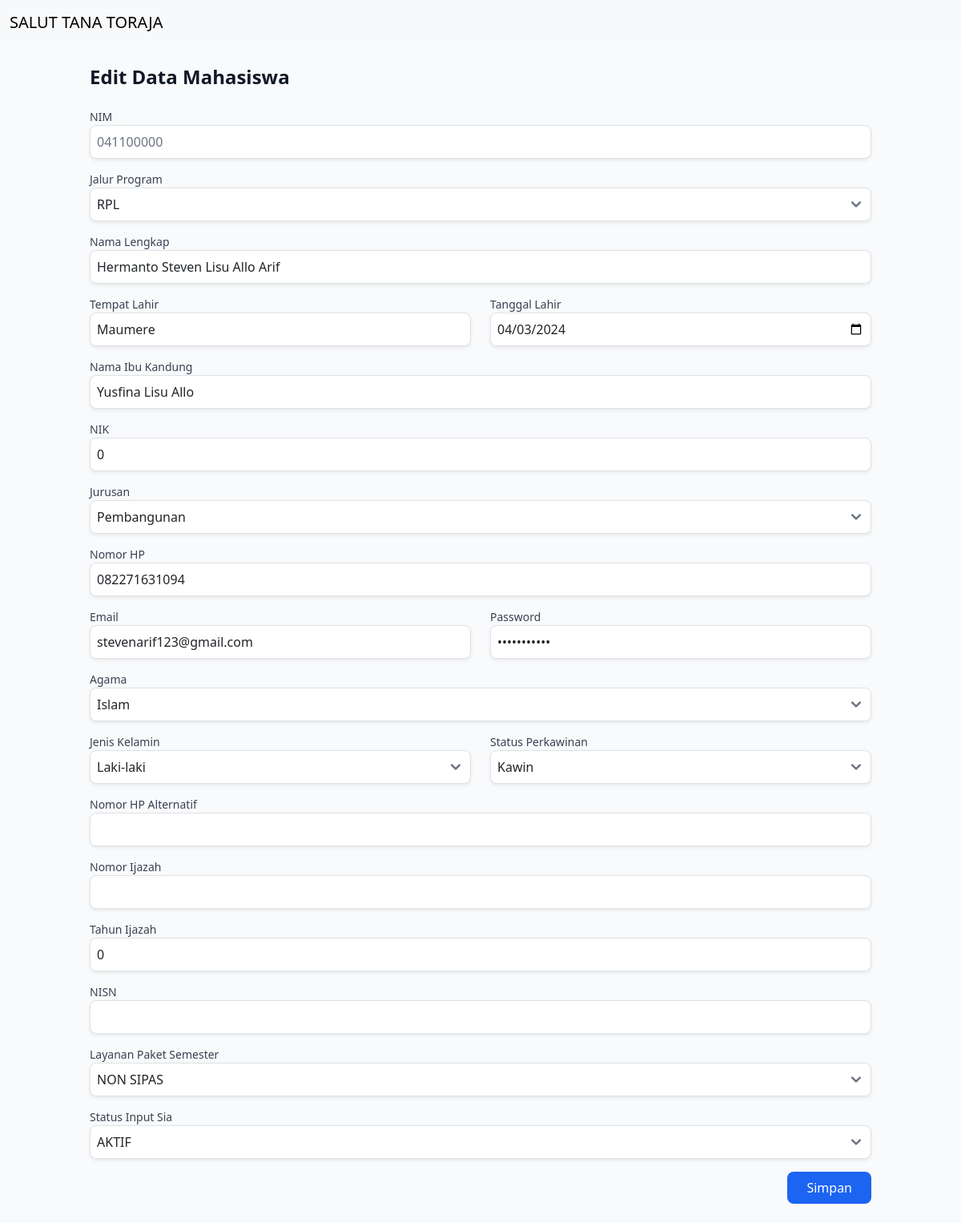
Screenshot of /admin/mahasiswa/edit_data.php?No=362 (signed in) with the database file from the repository.
### tables this page shows
CREATE TABLE `mahasiswa` (
  `No` int(11) NOT NULL AUTO_INCREMENT,
  `Nim` text NOT NULL,
  `JalurProgram` enum('RPL','Reguler') NOT NULL,
  `NamaLengkap` varchar(100) NOT NULL,
  `TempatLahir` varchar(50) DEFAULT NULL,
  `TanggalLahir` date DEFAULT NULL,
  `NamaIbuKandung` varchar(100) DEFAULT NULL,
  `NIK` varchar(16) DEFAULT NULL,
  `Jurusan` varchar(50) DEFAULT NULL,
  `NomorHP` varchar(15) DEFAULT NULL,
  `Email` varchar(255) DEFAULT NULL,
  `Password` varchar(20) NOT NULL,
  `Agama` varchar(20) NOT NULL,
  `JenisKelamin` varchar(20) NOT NULL,
  `StatusPerkawinan` varchar(20) NOT NULL,
  `NomorHPAlternatif` varchar(15) DEFAULT NULL,
  `NomorIjazah` varchar(20) DEFAULT NULL,
  `TahunIjazah` year(4) DEFAULT NULL,
  `NISN` varchar(10) DEFAULT NULL,
  `LayananPaketSemester` varchar(20) NOT NULL,
  `DiInputOleh` varchar(50) DEFAULT NULL,
  `DiInputPada` datetime DEFAULT current_timestamp(),
  `DiEditPada` datetime NOT NULL DEFAULT current_timestamp(),
  `STATUS_INPUT_SIA` varchar(50) NOT NULL,
  PRIMARY KEY (`No`),
  UNIQUE KEY `NIK` (`NIK`)
);

### admin/mahasiswa/edit_data.php (the view, shortened to what this page needs)
<?php
require_once "../koneksi.php";
$no = $_GET['No'];
$query = "SELECT * FROM mahasiswa WHERE No = ?";
$stmt = mysqli_prepare($koneksi, $query);
mysqli_stmt_bind_param($stmt, "i", $no);
mysqli_stmt_execute($stmt);
$result = mysqli_stmt_get_result($stmt);
$mahasiswa = mysqli_fetch_assoc($result);
$query_jurusan = "SELECT nama_jurusan FROM jurusan";
$result_jurusan = mysqli_query($koneksi, $query_jurusan);
$jurusan = [];
while($row = mysqli_fetch_assoc($result_jurusan)) {
    $jurusan[$row['nama_jurusan']] = $row['nama_jurusan'];
}
$agama = [
    "Islam" => "Islam",
    "Kristen" => "Kristen",
    "Katolik" => "Katolik",
    "Hindu" => "Hindu",
    "Buddha" => "Buddha",
    "Konghucu" => "Konghucu",
];
$jenis_kelamin = [
    "Laki-laki" => "Laki-laki",
    "Perempuan" => "Perempuan",
];
$status_perkawinan = [
    "Kawin" => "Kawin",
    "Belum Kawin" => "Belum Kawin",
];
$layanan_paket_semester = [
    "SIPAS" => "SIPAS",
    "NON SIPAS" => "NON SIPAS",
];
$status_input_sia = [
    "AKTIF" => "AKTIF",
    "CUTI" => "CUTI",
    "Lainnya" => "Lainnya"
];
$selectedJurusan = $mahasiswa['Jurusan'];
?>
<!doctype html>
<html lang="en">
  <head>
    <link href="https://cdn.jsdelivr.net/npm/bootstrap@5.3.3/dist/css/bootstrap.min.css" rel="stylesheet"s>
  </head>
  <body>
  <nav class="navbar navbar-expand-lg bg-body-tertiary">
  <div class="container-fluid">
    <a class="navbar-brand" href="#">SALUT TANA TORAJA</a>
  </div>
    </nav>
    <!DOCTYPE html>
<html lang="en">
<head>
    <link href="https://cdnjs.cloudflare.com/ajax/libs/flowbite/2.3.0/flowbite.min.css" rel="stylesheet">
</head>
<body class="bg-gray-50 dark:bg-gray-900">
    <div class="container mx-auto p-4">
        <h2 class="text-2xl font-semibold text-gray-900 dark:text-white mb-4">Edit Data Mahasiswa</h2>
        <form action="edit_data.php?No=<?php echo $no; ?>" method="post" class="space-y-4">
            <div>
                <label for="nim" class="block text-sm font-medium text-gray-700 dark:text-gray-300">NIM</label>
                <input type="text" name="Nim" id="nim" class="block w-full p-2 border border-gray-300 rounded-lg shadow-sm focus:ring-blue-500 focus:border-blue-500 dark:bg-gray-700 dark:border-gray-600 dark:text-white" placeholder="041100000" value="<?php echo $mahasiswa['Nim']; ?>" required>
            </div>
            <div>
                <label for="jalur_program" class="block text-sm font-medium text-gray-700 dark:text-gray-300">Jalur Program</label>
                <select name="JalurProgram" id="jalur_program" class="block w-full p-2 border border-gray-300 rounded-lg shadow-sm focus:ring-blue-500 focus:border-blue-500 dark:bg-gray-700 dark:border-gray-600 dark:text-white" required>
                    <option value="RPL" <?php if ($mahasiswa['JalurProgram'] == "RPL") echo "selected"; ?>>RPL</option>
                </select>
            </div>
            <div>
                <label for="nama_lengkap" class="block text-sm font-medium text-gray-700 dark:text-gray-300">Nama Lengkap</label>
                <input type="text" name="NamaLengkap" id="nama_lengkap" class="block w-full p-2 border border-gray-300 rounded-lg shadow-sm focus:ring-blue-500 focus:border-blue-500 dark:bg-gray-700 dark:border-gray-600 dark:text-white" value="<?php echo $mahasiswa['NamaLengkap']; ?>" required>
            </div>
            <div class="grid grid-cols-1 md:grid-cols-2 gap-4">
                <div>
                    <label for="tempat_lahir" class="block text-sm font-medium text-gray-700 dark:text-gray-300">Tempat Lahir</label>
                    <input type="text" name="TempatLahir" id="tempat_lahir" class="block w-full p-2 border border-gray-300 rounded-lg shadow-sm focus:ring-blue-500 focus:border-blue-500 dark:bg-gray-700 dark:border-gray-600 dark:text-white" value="<?php echo $mahasiswa['TempatLahir']; ?>" required>
                </div>
                <div>
                    <label for="tanggal_lahir" class="block text-sm font-medium text-gray-700 dark:text-gray-300">Tanggal Lahir</label>
                    <input type="date" name="TanggalLahir" id="tanggal_lahir" class="block w-full p-2 border border-gray-300 rounded-lg shadow-sm focus:ring-blue-500 focus:border-blue-500 dark:bg-gray-700 dark:border-gray-600 dark:text-white" value="<?php echo $mahasiswa['TanggalLahir']; ?>" required>
                </div>
            </div>
            <div>
                <label for="nama_ibu_kandung" class="block text-sm font-medium text-gray-700 dark:text-gray-300">Nama Ibu Kandung</label>
                <input type="text" name="NamaIbuKandung" id="nama_ibu_kandung" class="block w-full p-2 border border-gray-300 rounded-lg shadow-sm focus:ring-blue-500 focus:border-blue-500 dark:bg-gray-700 dark:border-gray-600 dark:text-white" value="<?php echo $mahasiswa['NamaIbuKandung']; ?>" required>
            </div>
            <div>
                <label for="nik" class="block text-sm font-medium text-gray-700 dark:text-gray-300">NIK</label>
                <input type="text" name="NIK" id="nik" class="block w-full p-2 border border-gray-300 rounded-lg shadow-sm focus:ring-blue-500 focus:border-blue-500 dark:bg-gray-700 dark:border-gray-600 dark:text-white" value="<?php echo $mahasiswa['NIK']; ?>" required>
            </div>
            <div>
                <label for="jurusan" class="block text-sm font-medium text-gray-700 dark:text-gray-300">Jurusan</label>
                <select name="Jurusan" id="jurusan" class="block w-full p-2 border border-gray-300 rounded-lg shadow-sm focus:ring-blue-500 focus:border-blue-500 dark:bg-gray-700 dark:border-gray-600 dark:text-white" required>
                    <?php foreach ($jurusan as $value => $label): ?>
                        <option value="<?php echo $value; ?>" <?php if ($selectedJurusan == $value) echo "selected"; ?>>
                            <?php echo $label; ?>
                        </option>
                    <?php endforeach; ?>
                </select>
            </div>
            <div>
                <label for="nomor_hp" class="block text-sm font-medium text-gray-700 dark:text-gray-300">Nomor HP</label>
                <input type="text" name="NomorHP" id="nomor_hp" class="block w-full p-2 border border-gray-300 rounded-lg shadow-sm focus:ring-blue-500 focus:border-blue-500 dark:bg-gray-700 dark:border-gray-600 dark:text-white" value="<?php echo $mahasiswa['NomorHP']; ?>" required>
            </div>
            <div class="grid grid-cols-1 md:grid-cols-2 gap-4">
                <div>
                    <label for="email" class="block text-sm font-medium text-gray-700 dark:text-gray-300">Email</label>
                    <input type="email" name="Email" id="email" class="block w-full p-2 border border-gray-300 rounded-lg shadow-sm focus:ring-blue-500 focus:border-blue-500 dark:bg-gray-700 dark:border-gray-600 dark:text-white" value="<?php echo $mahasiswa['Email']; ?>" required>
                </div>
                <div>
                    <label for="password" class="block text-sm font-medium text-gray-700 dark:text-gray-300">Password</label>
                    <input type="password" name="Password" id="password" class="block w-full p-2 border border-gray-300 rounded-lg shadow-sm focus:ring-blue-500 focus:border-blue-500 dark:bg-gray-700 dark:border-gray-600 dark:text-white" value="<?php echo $mahasiswa['Password']; ?>" required>
                </div>
            </div>
            <div>
                <label for="agama" class="block text-sm font-medium text-gray-700 dark:text-gray-300">Agama</label>
                <select name="Agama" id="agama" class="block w-full p-2 border border-gray-300 rounded-lg shadow-sm focus:ring-blue-500 focus:border-blue-500 dark:bg-gray-700 dark:border-gray-600 dark:text-white" required>
                    <?php foreach ($agama as $value => $label): ?>
                        <option value="<?php echo $value; ?>" <?php if ($mahasiswa['Agama'] == $value) echo "selected"; ?>>
                            <?php echo $label; ?>
                        </option>
                    <?php endforeach; ?>
                </select>
            </div>
            <div class="grid grid-cols-1 md:grid-cols-2 gap-4">
                <div>
                    <label for="jenis_kelamin" class="block text-sm font-medium text-gray-700 dark:text-gray-300">Jenis Kelamin</label>
                    <select name="JenisKelamin" id="jenis_kelamin" class="block w-full p-2 border border-gray-300 rounded-lg shadow-sm focus:ring-blue-500 focus:border-blue-500 dark:bg-gray-700 dark:border-gray-600 dark:text-white" required>
                        <?php foreach ($jenis_kelamin as $value => $label): ?>
                            <option value="<?php echo $value; ?>" <?php if ($mahasiswa['JenisKelamin'] == $value) echo "selected"; ?>>
                                <?php echo $label; ?>
                            </option>
                        <?php endforeach; ?>
                    </select>
                </div>
                <div>
                    <label for="status_perkawinan" class="block text-sm font-medium text-gray-700 dark:text-gray-300">Status Perkawinan</label>
                    <select name="StatusPerkawinan" id="status_perkawinan" class="block w-full p-2 border border-gray-300 rounded-lg shadow-sm focus:ring-blue-500 focus:border-blue-500 dark:bg-gray-700 dark:border-gray-600 dark:text-white" required>
                        <?php foreach ($status_perkawinan as $value => $label): ?>
                            <option value="<?php echo $value; ?>" <?php if ($mahasiswa['StatusPerkawinan'] == $value) echo "selected"; ?>>
                                <?php echo $label; ?>
                            </option>
                        <?php endforeach; ?>
                    </select>
                </div>
            </div>
            <div>
                <label for="nomor_hp_alternatif" class="block text-sm font-medium text-gray-700 dark:text-gray-300">Nomor HP Alternatif</label>
                <input type="text" name="NomorHPAlternatif" id="nomor_hp_alternatif" class="block w-full p-2 border border-gray-300 rounded-lg shadow-sm focus:ring-blue-500 focus:border-blue-500 dark:bg-gray-700 dark:border-gray-600 dark:text-white" value="<?php echo $mahasiswa['NomorHPAlternatif']; ?>">
            </div>
            <div>
                <label for="nomor_ijazah" class="block text-sm font-medium text-gray-700 dark:text-gray-300">Nomor Ijazah</label>
                <input type="text" name="NomorIjazah" id="nomor_ijazah" class="block w-full p-2 border border-gray-300 rounded-lg shadow-sm focus:ring-blue-500 focus:border-blue-500 dark:bg-gray-700 dark:border-gray-600 dark:text-white" value="<?php echo $mahasiswa['NomorIjazah']; ?>">
            </div>
            <div>
                <label for="tahun_ijazah" class="block text-sm font-medium text-gray-700 dark:text-gray-300">Tahun Ijazah</label>
                <input type="text" name="TahunIjazah" id="tahun_ijazah" class="block w-full p-2 border border-gray-300 rounded-lg shadow-sm focus:ring-blue-500 focus:border-blue-500 dark:bg-gray-700 dark:border-gray-600 dark:text-white" value="<?php echo $mahasiswa['TahunIjazah']; ?>">
            </div>
            <div>
                <label for="nisn" class="block text-sm font-medium text-gray-700 dark:text-gray-300">NISN</label>
                <input type="text" name="NISN" id="nisn" class="block w-full p-2 border border-gray-300 rounded-lg shadow-sm focus:ring-blue-500 focus:border-blue-500 dark:bg-gray-700 dark:border-gray-600 dark:text-white" value="<?php echo $mahasiswa['NISN']; ?>">
            </div>
            <div>
                <label for="layanan_paket_semester" class="block text-sm font-medium text-gray-700 dark:text-gray-300">Layanan Paket Semester</label>
                <select name="LayananPaketSemester" id="layanan_paket_semester" class="block w-full p-2 border border-gray-300 rounded-lg shadow-sm focus:ring-blue-500 focus:border-blue-500 dark:bg-gray-700 dark:border-gray-600 dark:text-white" required>
                    <?php foreach ($layanan_paket_semester as $value => $label): ?>
                        <option value="<?php echo $value; ?>" <?php if ($mahasiswa['LayananPaketSemester'] == $value) echo "selected"; ?>>
                            <?php echo $label; ?>
                        </option>
                    <?php endforeach; ?>
                </select>
            </div>
            <div>
                <label for="status_input_sia" class="block text-sm font-medium text-gray-700 dark:text-gray-300">Status Input Sia</label>
                <select name="STATUS_INPUT_SIA" id="status_input_sia" class="block w-full p-2 border border-gray-300 rounded-lg shadow-sm focus:ring-blue-500 focus:border-blue-500 dark:bg-gray-700 dark:border-gray-600 dark:text-white" required>
                    <?php foreach ($status_input_sia as $value => $label): ?>
                        <option value="<?php echo $value; ?>" <?php if ($mahasiswa['STATUS_INPUT_SIA'] == $value) echo "selected"; ?>>
                            <?php echo $label; ?>
                        </option>
                    <?php endforeach; ?>
                </select>
            </div>
            <div class="flex justify-end space-x-4">
                <button type="submit" name="submit" class="px-4 py-2 bg-blue-600 text-white font-medium rounded-lg hover:bg-blue-700 focus:outline-none focus:ring-2 focus:ring-blue-500">Simpan</button>
            </div>
        </form>
    </div>
</body>
</html>

### rows the page displays
mahasiswa: JalurProgram "RPL", NamaLengkap "Hermanto Steven Lisu Allo Arif", TempatLahir "Maumere", TanggalLahir "04/03/2024", NamaIbuKandung "Yusfina Lisu Allo", NIK "0", Jurusan "Pembangunan", NomorHP "082271631094", Email "stevenarif123@gmail.com", Agama "Islam", JenisKelamin "Laki-laki", StatusPerkawinan "Kawin", TahunIjazah "0", LayananPaketSemester "NON SIPAS"

### other values shown
form field STATUS_INPUT_SIA "AKTIF"
